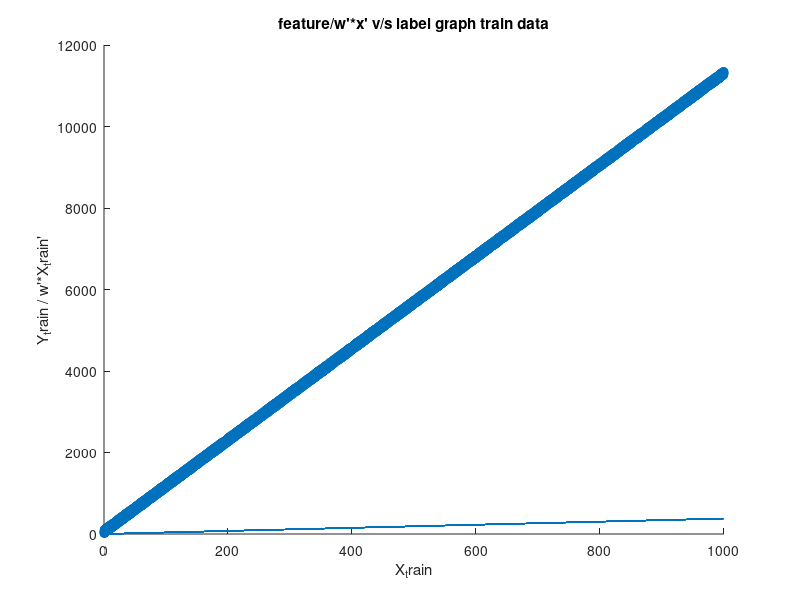
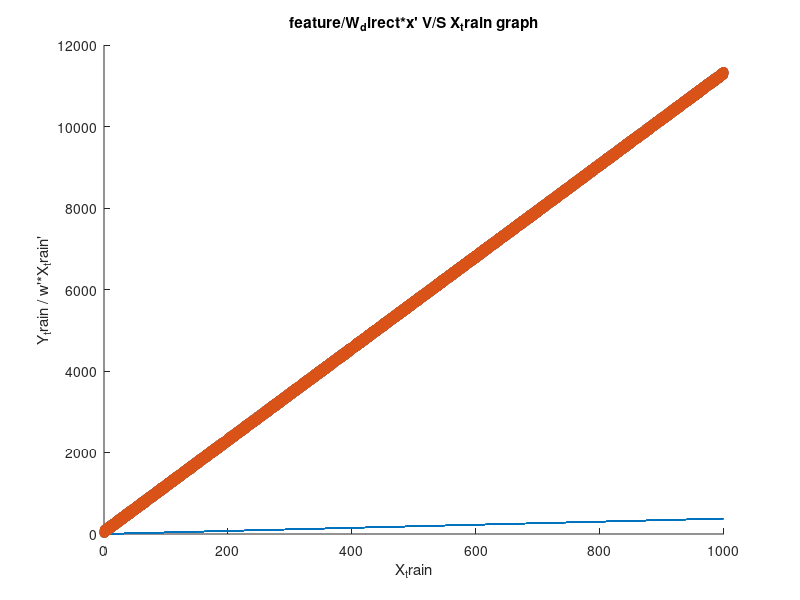
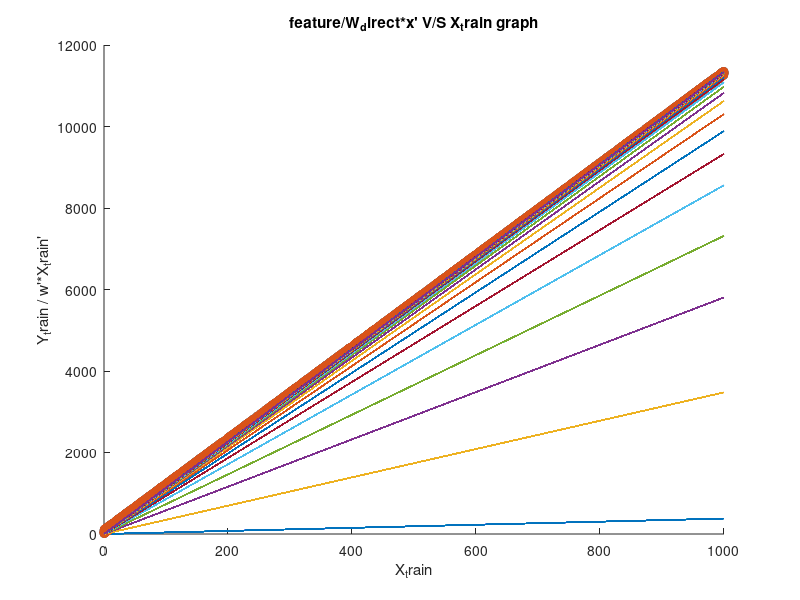
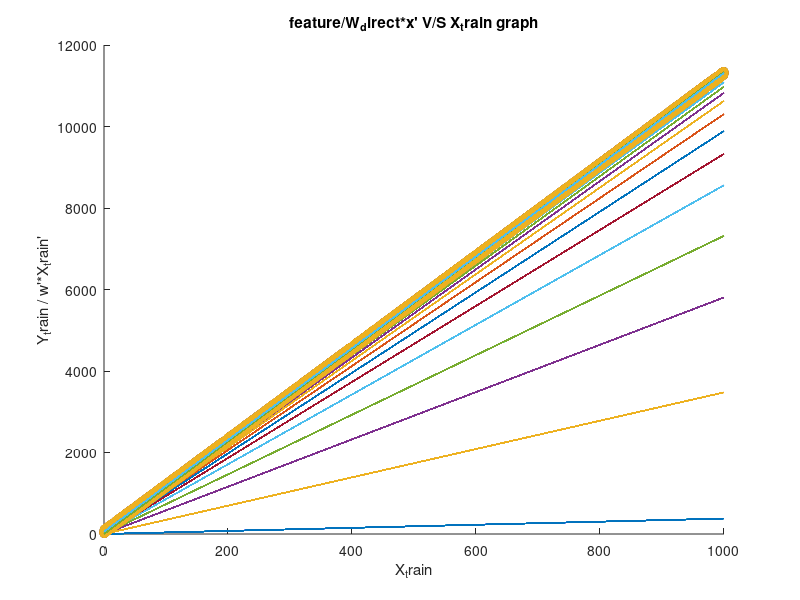

Reproduce these figures in MATLAB, in order.
%%%%%%%%%%%%%%     STEP 1 %%%%%%%%%%%%%%%%%%%%%%%%%%%
inpfile1=dlmread('train.csv',',',1,0);
X_train=inpfile1(:,1);
Y_train=inpfile1(:,2);
onesvector=(ones(1,10000))';
newX_train=[onesvector,X_train];

%%%%%%%%%%%%%%     STEP 2 %%%%%%%%%%%%%%%%%%%%%%%%%%%

w=rand(2,1);

%%%%%%%%%%%%%%     STEP 3 %%%%%%%%%%%%%%%%%%%%%%%%%%%

hold on;
scatter(X_train, Y_train);
xlabel ("X_train");
ylabel ("Y_train / w'*X_train'");
title ("feature/w'*x' v/s label graph train data");
plot(X_train,((w')*newX_train'))
print -dpdf "fig1.pdf";
close

%%%%%%%%%%%%%%     STEP 4 %%%%%%%%%%%%%%%%%%%%%%%%%%%

w_direct=(inv((newX_train'*newX_train)))*(newX_train')*Y_train;

hold on;
scatter(X_train,Y_train);
title ("feature/W_direct*x' V/S X_train graph");
plot(X_train,(w_direct')*(newX_train'));
print -dpdf "fig2.pdf";
close;

%%%%%%%%%%%%%%     STEP 5 %%%%%%%%%%%%%%%%%%%%%%%%%%%

hold on;
eta=0.00000001;
for j=1:10000
  x=inpfile1(j,1);
  y=inpfile1(j,2);
  xdash=[1;x];
  p=w-eta*((w')*xdash-y)*xdash;

  if(mod(j,100) == 0)
    
    plot(X_train,(p')*(newX_train'));
   
    
  endif
  w=p;
endfor
print -dpdf "fig3.pdf";
close

%%%%%%%%%%%%%%     STEP 6 %%%%%%%%%%%%%%%%%%%%%%%%%%%

hold on;
scatter(X_train, Y_train);
plot(X_train,((w')*newX_train'));
plot(X_train,(w_direct')*(newX_train'));
print -dpdf "fig4.pdf";
close

%%%%%%%%%%%%%%     STEP 7 %%%%%%%%%%%%%%%%%%%%%%%%%%%

inpfile2=dlmread('test.csv',',',1,0);
X_test=inpfile2(:,1);
Y_test=inpfile2(:,2);
onesvector=(ones(1,10500))';
newX_test=[onesvector,X_test];
y_pred1=newX_test*w;
y_pred2=newX_test*w_direct;
M1=mean((y_pred1-Y_test).^2);
M2=mean((y_pred2-Y_test).^2);
%%%%%%%%%%%%%%     output values %%%%%%%%%%%%%%%%%%%%%%%%%%%

RMSE_Y_pred1=sqrt(M1)
RMSE_Y_pred2=sqrt(M2)
